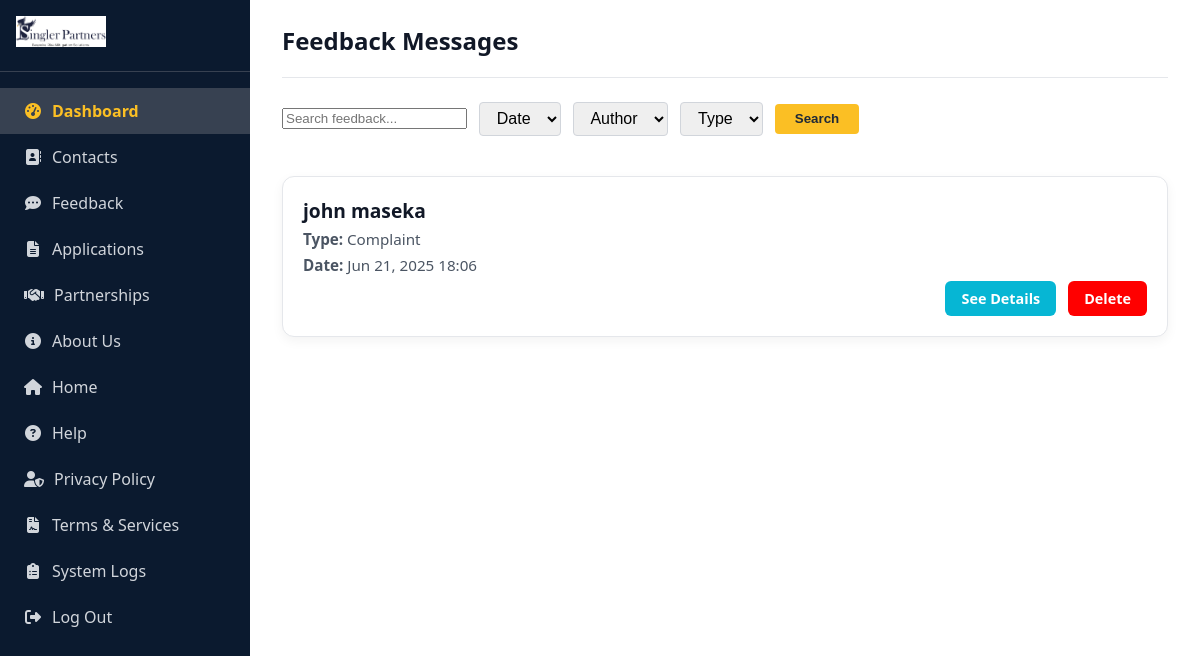
Screenshot of /feedback-list/ (signed in) with the database file from the repository.
### feedback_app/models.py (models this page shows, shortened)
class Feedback(models.Model):
    FEEDBACK_TYPES = [
        ('appreciation', 'Appreciation'),
        ('complaint', 'Complaint'),
        ('counterfeit', 'Report a Counterfeit Product'),
        ('suggestion', 'Suggestion'),
        ('technical', 'Technical Issue'),
    ]
    feedback_type = models.CharField(max_length=20, choices=FEEDBACK_TYPES)
    full_name = models.CharField(max_length=100)
    email = models.EmailField()
    phone = models.CharField(max_length=20, blank=True, null=True)
    country = models.CharField(max_length=50, blank=True, null=True)
    city = models.CharField(max_length=50, blank=True, null=True)
    message = models.TextField()
    attachment = models.FileField(upload_to='feedback_attachments/', blank=True, null=True)
    privacy_consent = models.BooleanField(default=False)
    submitted_at = models.DateTimeField(auto_now_add=True)

### auth_app/views.py (the view)
# urls.py: path('feedback-list/', views.feedback_list_view, name='feedback_list'),
@login_required
def feedback_list_view(request):
    feedbacks = Feedback.objects.all().order_by('-id')
    return render(request, 'auth_app/feedback_list.html', {'feedbacks': feedbacks})

### auth_app/templates/auth_app/feedback_list.html (shortened to what this page needs)
{% load static %}
<!DOCTYPE html>
<html lang="en">
<head>
    <link rel="stylesheet" href="{% static 'css/dashboard.css' %}" />
    <link rel="stylesheet" href="https://cdnjs.cloudflare.com/ajax/libs/font-awesome/6.5.0/css/all.min.css" />
</head>
<body>
<div class="container">
<aside class="sidebar">
  <div class="logo">
    <img src="{% static 'images/logo.png' %}" alt="Singler Partners" />
  </div>
   <nav class="nav-menu" role="navigation" aria-label="Main Navigation">
        <a href="{% url 'dashboard' %}" class="active"><i class="fas fa-tachometer-alt"></i> Dashboard</a>
        <a href="{% url 'contact_list' %}"> <i class="fas fa-address-book"></i> Contacts</a>
        <a href="{% url 'feedback_list' %}"><i class="fas fa-comment-dots"></i> Feedback</a>
        <a href="{% url 'join_list' %}"><i class="fas fa-file-alt"></i> Applications</a>
        <a href="{% url 'partner_list' %}"><i class="fas fa-handshake"></i> Partnerships</a>
        <a href="{% url 'logout_two' %}"><i class="fas fa-info-circle"></i> About Us</a>
        <a href="{% url 'logout_three' %}"><i class="fas fa-house"></i> Home</a>
        <a href="{% url 'help' %}"><i class="fas fa-question-circle"></i> Help</a>
        <a href="{% url 'privacy_policy' %}"><i class="fas fa-user-shield"></i> Privacy Policy</a>
        <a href="{% url 'terms_of_service' %}"><i class="fas fa-file-contract"></i> Terms & Services</a>
        <a href="{% url 'logs_app:logs' %}" class="nav-link-logs"><i class="fas fa-clipboard-list"></i> System Logs</a>
        <a href="{% url 'logout' %}"><i class="fas fa-sign-out-alt"></i> Log Out</a>
    </nav>
</aside>
<main class="main-content">
    <header class="main-header">
        <div class="welcome">
            <h2>Feedback Messages</h2>
        </div>
    </header>
    <form method="get" action="{% url 'feedback_list' %}" class="filters">
        <input type="text" name="q" placeholder="Search feedback..." value="{{ request.GET.q }}">
        <select name="date"><option>Date</option></select>
        <select name="author"><option>Author</option></select>
        <select name="type"><option>Type</option></select>
        <button type="submit">Search</button>
    </form>
    <div class="articles">
        {% for feedback in feedbacks %}
            <div class="article-item">
                <div class="article-content">
                    <h3>{{ feedback.full_name }}</h3>
                    <p><strong>Type:</strong> {{ feedback.get_feedback_type_display }}</p>
                    <p><strong>Date:</strong> {{ feedback.submitted_at|date:"M d, Y H:i" }}</p>
                </div>
                <div class="action-buttons">
                    <a href="{% url 'feedback_detail' feedback.pk %}" class="open-btn">See Details</a>
                     <a href="{% url 'feedback_delete' feedback.pk %}" class="open-btn" style="background-color: red;">Delete</a>
                </div>
            </div>
        {% empty %}
            <p>No feedback submitted yet.</p>
        {% endfor %}
    </div>
</main>
</div>
</body>
</html>

### static/css/dashboard.css (style rules this page uses)
* { box-sizing: border-box; }
body { margin: 0; font-family: "Segoe UI", Tahoma, Geneva, Verdana, sans-serif; background: #f9f9f9; color: #333; }
.container { display: flex; min-height: 100vh; }
.sidebar { background-color: #0b1a2f; color: #fff; width: 250px; display: flex; flex-direction: column; padding: 1rem 0; position: sticky; top: 0; }
.sidebar .logo { display: flex; align-items: center; padding: 0 1rem 1.5rem 1rem; border-bottom: 1px solid #374151; }
.sidebar .logo img { width: 90px; height: auto; }
.nav-menu { display: flex; flex-direction: column; margin-top: 1rem; }
.nav-menu a { color: #d1d5db; text-decoration: none; padding: 12px 24px; font-size: 1rem; display: flex; align-items: center; gap: 10px; transition: background-color 0.2s ease, color 0.2s ease; user-select: none; }
.nav-menu a i { min-width: 18px; text-align: center; }
.nav-menu a:hover, .nav-menu a.active { background-color: #374151; color: #fbbf24; font-weight: 600; }
.nav-link-logs { margin-top: auto; }
.main-content { flex: 1; padding: 1.5rem 2rem; background-color: #fff; overflow-y: auto; display: flex; flex-direction: column; }
.main-header { display: flex; justify-content: space-between; align-items: center; flex-wrap: wrap; border-bottom: 1px solid #e5e7eb; padding-bottom: 1rem; margin-bottom: 1.5rem; }
.welcome h2 { margin: 0 0 4px 0; font-weight: 700; color: #111827; }
.filters { display: flex; flex-wrap: wrap; gap: 0.75rem; margin-bottom: 1.5rem; align-items: center; }
.filters input[type="search"], .filters select { padding: 0.4rem 0.8rem; font-size: 1rem; border-radius: 4px; border: 1px solid #d1d5db; outline-offset: 2px; }
.filters button { padding: 0.45rem 1.25rem; background-color: #fbbf24; border: none; border-radius: 4px; color: #1f2937; font-weight: 700; cursor: pointer; user-select: none; transition: background-color 0.3s ease; }
.articles { display: grid; grid-template-columns: repeat(auto-fit, minmax(320px, 1fr)); gap: 1.5rem; margin-top: 1rem; }
.article-item { background-color: #ffffff; border: 1px solid #e5e7eb; border-radius: 12px; padding: 1.25rem; box-shadow: 0 4px 12px rgba(0, 0, 0, 0.05); display: flex; flex-direction: column; justify-content: space-between; transition: transform 0.2s ease, box-shadow 0.2s ease; }
.articles { display: flex; flex-direction: column; gap: 1.5rem; margin-top: 1rem; }
.article-item { background-color: #ffffff; border: 1px solid #e5e7eb; border-radius: 12px; padding: 1.25rem; box-shadow: 0 4px 12px rgba(0, 0, 0, 0.05); display: flex; flex-direction: column; transition: transform 0.2s ease, box-shadow 0.2s ease; }
.article-content h3 { margin: 0; font-size: 1.2rem; color: #111827; font-weight: 700; }
.article-content p { margin: 0.35rem 0; color: #4b5563; font-size: 0.95rem; }
.action-buttons { margin-top: auto; display: flex; justify-content: flex-end; gap: 0.75rem; flex-wrap: wrap; }
.open-btn { background-color: #06b6d4; color: #ffffff; padding: 0.5rem 1rem; text-decoration: none; border-radius: 6px; font-weight: 600; font-size: 0.9rem; transition: background-color 0.3s ease; }

### rows the page displays
Feedback: full_name "john maseka", feedback_type "Complaint", submitted_at "Jun 21, 2025 18:06"
